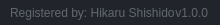
              <widget class="QFrame" name="frame_grip">
               <property name="minimumSize">
                <size>
                 <width>0</width>
                 <height>25</height>
                </size>
               </property>
               <property name="maximumSize">
                <size>
                 <width>16777215</width>
                 <height>25</height>
                </size>
               </property>
               <property name="styleSheet">
                <string notr="true">background-color: rgb(33, 37, 43);</string>
               </property>
               <property name="frameShape">
                <enum>QFrame::NoFrame</enum>
               </property>
               <property name="frameShadow">
                <enum>QFrame::Raised</enum>
               </property>
               <layout class="QHBoxLayout" name="horizontalLayout_6">
                <property name="spacing">
                 <number>0</number>
                </property>
                <property name="leftMargin">
                 <number>0</number>
                </property>
                <property name="topMargin">
                 <number>0</number>
                </property>
                <property name="rightMargin">
                 <number>2</number>
                </property>
                <property name="bottomMargin">
                 <number>0</number>
                </property>
                <item>
                 <widget class="QFrame" name="frame_label_bottom">
                  <property name="frameShape">
                   <enum>QFrame::NoFrame</enum>
                  </property>
                  <property name="frameShadow">
                   <enum>QFrame::Raised</enum>
                  </property>
                  <layout class="QHBoxLayout" name="horizontalLayout_7">
                   <property name="spacing">
                    <number>0</number>
                   </property>
                   <property name="leftMargin">
                    <number>10</number>
                   </property>
                   <property name="topMargin">
                    <number>0</number>
                   </property>
                   <property name="rightMargin">
                    <number>10</number>
                   </property>
                   <property name="bottomMargin">
                    <number>0</number>
                   </property>
                   <item>
                    <widget class="QLabel" name="label_credits">
                     <property name="font">
                      <font>
                       <family>Segoe UI</family>
                      </font>
                     </property>
                     <property name="styleSheet">
                      <string notr="true">color: rgb(98, 103, 111);</string>
                     </property>
                     <property name="text">
                      <string>Registered by: Hikaru Shishido</string>
                     </property>
                    </widget>
                   </item>
                   <item>
                    <widget class="QLabel" name="label_version">
                     <property name="maximumSize">
                      <size>
                       <width>100</width>
                       <height>16777215</height>
                      </size>
                     </property>
                     <property name="font">
                      <font>
                       <family>Segoe UI</family>
                      </font>
                     </property>
                     <property name="styleSheet">
                      <string notr="true">color: rgb(98, 103, 111);</string>
                     </property>
                     <property name="text">
                      <string>v1.0.0</string>
                     </property>
                     <property name="alignment">
                      <set>Qt::AlignRight|Qt::AlignTrailing|Qt::AlignVCenter</set>
                     </property>
                    </widget>
                   </item>
                  </layout>
                 </widget>
                </item>
                <item>
                 <widget class="QFrame" name="frame_size_grip">
                  <property name="maximumSize">
                   <size>
                    <width>20</width>
                    <height>20</height>
                   </size>
                  </property>
                  <property name="styleSheet">
                   <string notr="true">QSizeGrip {
	background-image: url(:/16x16/icons/16x16/cil-size-grip.png);
	background-position: center;
	background-repeat: no-reperat;
}</string>
                  </property>
                  <property name="frameShape">
                   <enum>QFrame::NoFrame</enum>
                  </property>
                  <property name="frameShadow">
                   <enum>QFrame::Raised</enum>
                  </property>
                 </widget>
                </item>
               </layout>
              </widget>
